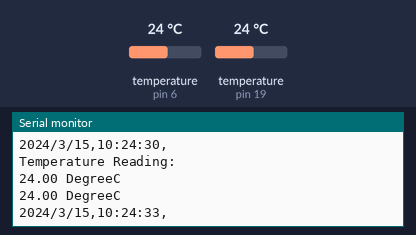
Bench run of a sketch on a simulated Arduino Uno, built with avr-gcc and run on an emulated ATmega328P. Parts: the last lines printed to the serial monitor. The inputs (shaded band) are chosen by the test bench; at power-on: temperature (sensors on pin 6, pin 19) 24 °C. The local clock reads 2024-03-15 10:24:30 at power-on unless the sketch sets it.

Above: at 4.4 s.
4.5 s: temperature (sensor on pin 6) set to 12 °C
At 8.4 s:
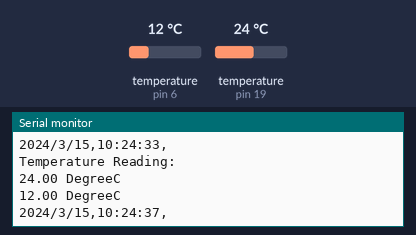
8.8 s: temperature (sensor on pin 19) set to 19 °C
At 11.9 s:
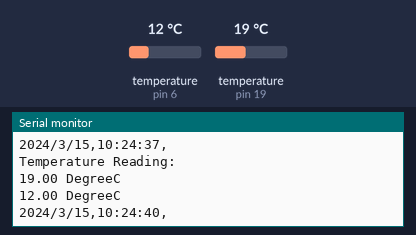
13.1 s: temperature (sensor on pin 6) set to 28 °C
At 15.2 s:
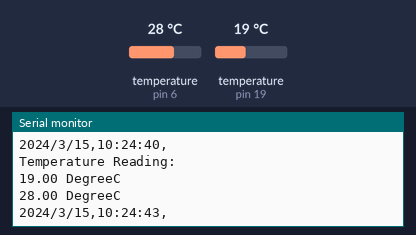
17.4 s: temperature (sensor on pin 19) set to 33 °C
At 21.9 s:
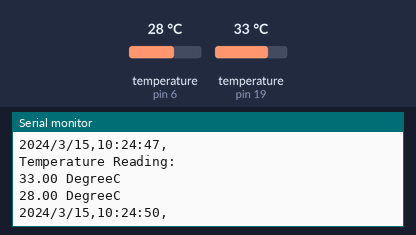
Timing chart, 0 to 22.7 s (numbered marks = the images above; inputs shaded):
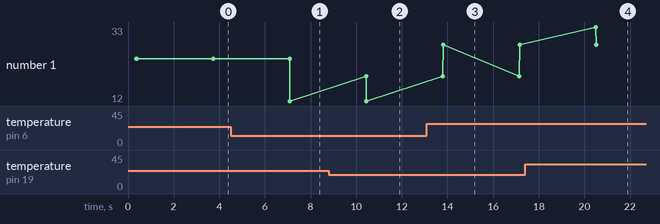

The sketch:

Step2RTC.ino
```cpp
//Created 03/04/2013
//By Hobbyist

//Last modified 02/08/2013
//By Hobbyist


// Date and time functions using a DS1307 RTC connected via I2C and Wire lib

#include <Wire.h>
#include "RTClib.h"
#include <OneWire.h>

#define SERIAL_DEBUG
#define ON true
#define OFF false

#define RTC_VCC_PIN 18
#define TEMP_INT_PIN 19

#define TEMP_EXT_VCC_PIN 7
#define TEMP_EXT_PIN 6

RTC_DS1307 RTC;
OneWire temp_int(TEMP_INT_PIN); //internal temperature sensor
OneWire temp_ext(TEMP_EXT_PIN); //internal temperature sensor

float temp_int_value;
float temp_ext_value;

String textline;
String date_delimiter = "/";
String time_delimiter = ":";
String value_delimiter = ",";

void init_io()
{
  pinMode(RTC_VCC_PIN, OUTPUT);
  pinMode(TEMP_EXT_VCC_PIN, OUTPUT);
}
void Switch_Peripherals(bool on_off)
{
  if (on_off == ON)
  {
    //switch on the sensor on the real time clock
    digitalWrite(RTC_VCC_PIN, HIGH);
    digitalWrite(TEMP_EXT_VCC_PIN, HIGH);
  }
  else
  {
    digitalWrite(RTC_VCC_PIN, LOW);
    digitalWrite(TEMP_EXT_VCC_PIN, LOW);
  }
}

float getTemp(OneWire temp_sensor){
  //returns the temperature from one DS18S20 in DEG Celsius

  byte data[12];
  byte addr[8];

  if ( !temp_sensor.search(addr)) {
      //no more sensors on chain, reset search
      temp_sensor.reset_search();
      return -1000;
  }

  if ( OneWire::crc8( addr, 7) != addr[7]) {
      //Serial.println("CRC is not valid!");
      return -1000;
  }

  if ( addr[0] != 0x10 && addr[0] != 0x28) {
//      Serial.print("Device is not recognized");
      return -1000;
  }

  temp_sensor.reset();
  temp_sensor.select(addr);
  temp_sensor.write(0x44,1); // start conversion, with parasite power on at the end

  byte present = temp_sensor.reset();
  temp_sensor.select(addr);
  temp_sensor.write(0xBE); // Read Scratchpad


  for (int i = 0; i < 9; i++) { // we need 9 bytes
    data[i] = temp_sensor.read();
  }

  temp_sensor.reset_search();

  byte MSB = data[1];
  byte LSB = data[0];

  float tempRead = ((MSB << 8) | LSB); //using two's compliment
  float TemperatureSum = tempRead / 16;

  return TemperatureSum;

}

float readValidTemp(OneWire temp_sensor)
{
  int max_n_attempt = 10;
  float temperature;
  do
  {
    temperature = getTemp(temp_sensor);
  }
  while(temperature == -1000 || (int)temperature == 85);
  return temperature;
}

void setup () {

    init_io();
    //supply power to the peripherals
    Switch_Peripherals(ON);
    //delay(5000);
    Serial.begin(9600);

    Wire.begin();
    RTC.begin();

  if (! RTC.isrunning()) {
    Serial.println("RTC is NOT running!");
    //Reset the RTC time to the compiler time, may only need to do it once.
    //Best effect is to take RTC battery off, then on, and then load this sketch
    RTC.adjust(DateTime(__DATE__, __TIME__));
  }

}

void loop () {
  Switch_Peripherals(ON);
  delay(300);
    DateTime now = RTC.now();

    textline = now.year() + date_delimiter + now.month() + date_delimiter + now.day() + value_delimiter
             + now.hour() + time_delimiter + now.minute() + time_delimiter + now.second() + value_delimiter;

    float temp_int_value = readValidTemp(temp_int);
    float temp_ext_value = readValidTemp(temp_ext);
    textline = now.year() + date_delimiter + now.month() + date_delimiter + now.day() + value_delimiter
             + now.hour() + time_delimiter + now.minute() + time_delimiter + now.second() + value_delimiter;


    Serial.println("Temperature Reading: ");

    Serial.print(temp_int_value);
    Serial.println(" DegreeC");

    Serial.print(temp_ext_value);
    Serial.println(" DegreeC");

    Serial.print(textline);
    Serial.println();

  //Switch_Peripherals(OFF);
  delay(3000); //wait for 3sec
}
```

Measured:
- after the input at 4.5 s, the serial monitor: prints a new line after 2.6 s (image 1)
- after the input at 8.8 s, the serial monitor: prints a new line after 1.6 s (image 2)
- after the input at 13.1 s, the serial monitor: prints a new line after 0.71 s (image 3)
- after the input at 17.4 s, the serial monitor: prints a new line after 3.1 s (image 4)
- plotted number 1: 24 → 12 after the input at 4.5 s, 12 → 28 after the input at 13.1 s
